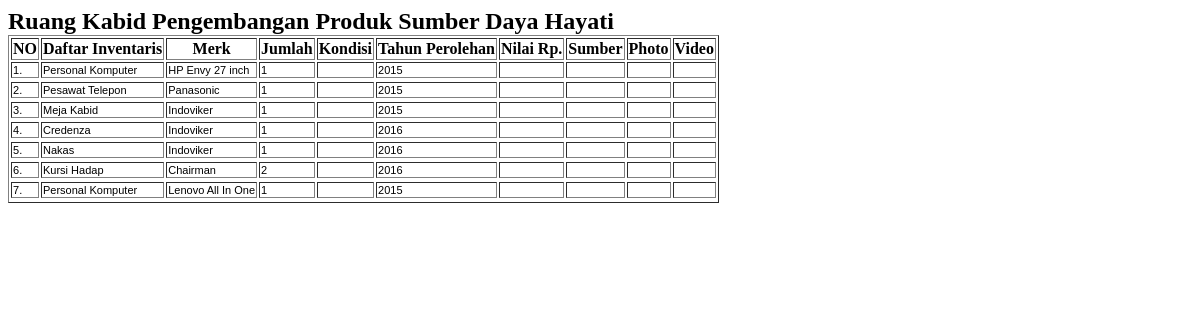
Page /AGENDA.php?KODE=L8-14 on the committed database.
### tables this page shows
CREATE TABLE `amar_photo_sigap` (
  `ID` int(11) NOT NULL,
  `TOPIK` varchar(222) NOT NULL,
  `ARTI` text,
  `SUMBER` varchar(222) DEFAULT NULL,
  `PHOTO1` varchar(222) NOT NULL,
  `PHOTO2` varchar(222) NOT NULL,
  `NAMA` varchar(222) NOT NULL,
  `UNIT` varchar(222) NOT NULL,
  `PHOTO3` varchar(222) NOT NULL,
  `PHOTO4` varchar(222) NOT NULL,
  `PHOTO5` varchar(222) NOT NULL,
  `PHOTO6` varchar(222) NOT NULL,
  `HAK` varchar(222) NOT NULL,
  `FASILITAS` text NOT NULL,
  `SATUAN` varchar(222) NOT NULL,
  `ESELON2` varchar(222) NOT NULL,
  `JENIS` varchar(222) NOT NULL,
  `MERK` varchar(222) NOT NULL,
  `JUMLAH` varchar(222) NOT NULL,
  `KONDISI` varchar(222) NOT NULL,
  `TAHUN` varchar(22) NOT NULL,
  `NILAI` varchar(22) NOT NULL,
  `KODE` varchar(22) NOT NULL,
  `RUSAK` varchar(22) NOT NULL,
  `BAIK` varchar(22) NOT NULL,
  `LAIN` varchar(22) NOT NULL,
  `APBN` varchar(22) NOT NULL,
  `URUT` varchar(22) NOT NULL
);

### AGENDA.php (the view, shortened to what this page needs)
<?php
$KODE= $_GET['KODE'];
$sql_address="SELECT * FROM amar_photo_sigap WHERE KODE='$KODE'";
$qry_address=mysql_query($sql_address, $konek)
	or die ("gagal menampilkan".mysql_error());
$hsl_address=mysql_fetch_array($qry_address);
$SATKER= $hsl_address['TOPIK'];
			echo "<font size=5><b>$SATKER</b>";
?>
<?php
	$sql_cari="SELECT * FROM amar_photo_sigap WHERE KODE='$KODE' ORDER BY ID ASC";
	$qry_cari = mysql_query($sql_cari, $konek) or die ("Gagal query cari");
		echo "<table border=1 class='table table-bordered'>
			<th><TABLE WIDTH=>NO</TABLE>
			<Th><TABLE WIDTH=>Daftar Inventaris</font></TABLE>
			<Th><TABLE WIDTH=>Merk</TABLE>
			<Th><TABLE WIDTH=>Jumlah</TABLE>
			<Th><TABLE WIDTH=>Kondisi</TABLE>
			<Th><TABLE WIDTH=>Tahun Perolehan</TABLE>
			<Th><TABLE WIDTH=>Nilai Rp.</TABLE>
			<Th><TABLE WIDTH=>Sumber</TABLE>
			<Th><TABLE WIDTH=>Photo</TABLE>
			<Th><TABLE WIDTH=>Video</TABLE>
			";
$no=1;
		while($data_cari=mysql_fetch_array($qry_cari)){
$PHOTO1=$data_cari[PHOTO1];
$PHOTO2=$data_cari[PHOTO2];
		if ($PHOTO1==''){$W1=0;}else {;}
		if ($PHOTO1==''){$H1=0;}else {;}
		if ($PHOTO2==''){$VIDEO='';}else {;}
		        echo "<TR>
                        <td VALIGN=TOP>$no.</td>
                        <td VALIGN=TOP>$data_cari[JENIS]</td>
                        <td VALIGN=TOP>$data_cari[MERK]</td>
                        <td VALIGN=TOP>$data_cari[JUMLAH]</td>
                        <td VALIGN=TOP>$data_cari[KONDISI]</td>
                        <td VALIGN=TOP>$data_cari[TAHUN]</td>
                        <td VALIGN=TOP>$data_cari[NILAI]</td>
                        <td VALIGN=TOP>$data_cari[SUMBER]</td>
                        <td VALIGN=TOP><img src='ADMIN/PHOTO/$PHOTO1' widtd=$W1 height=$H1></td>
                        <td VALIGN=TOP><a href='ADMIN/$PHOTO2?HAK=$HAK&DENAH=$DENAH&KODE=$KODE'>$VIDEO</td>
<tr>";
$no++;		}
?>

### rows in the picture
amar_photo_sigap: TOPIK "Ruang Kabid Pengembangan Produk Sumber Daya Hayati", JENIS "Personal Komputer", MERK "Lenovo All In One", JUMLAH "1", TAHUN "2015"
amar_photo_sigap: JENIS "Personal Komputer", MERK "HP Envy 27 inch", JUMLAH "1", TAHUN "2015"
amar_photo_sigap: JENIS "Pesawat Telepon", MERK "Panasonic", JUMLAH "1", TAHUN "2015"
amar_photo_sigap: JENIS "Meja Kabid", MERK "Indoviker", JUMLAH "1", TAHUN "2015"
amar_photo_sigap: JENIS "Credenza", MERK "Indoviker", JUMLAH "1", TAHUN "2016"
amar_photo_sigap: JENIS "Nakas", MERK "Indoviker", JUMLAH "1", TAHUN "2016"
amar_photo_sigap: JENIS "Kursi Hadap", MERK "Chairman", JUMLAH "2", TAHUN "2016"
